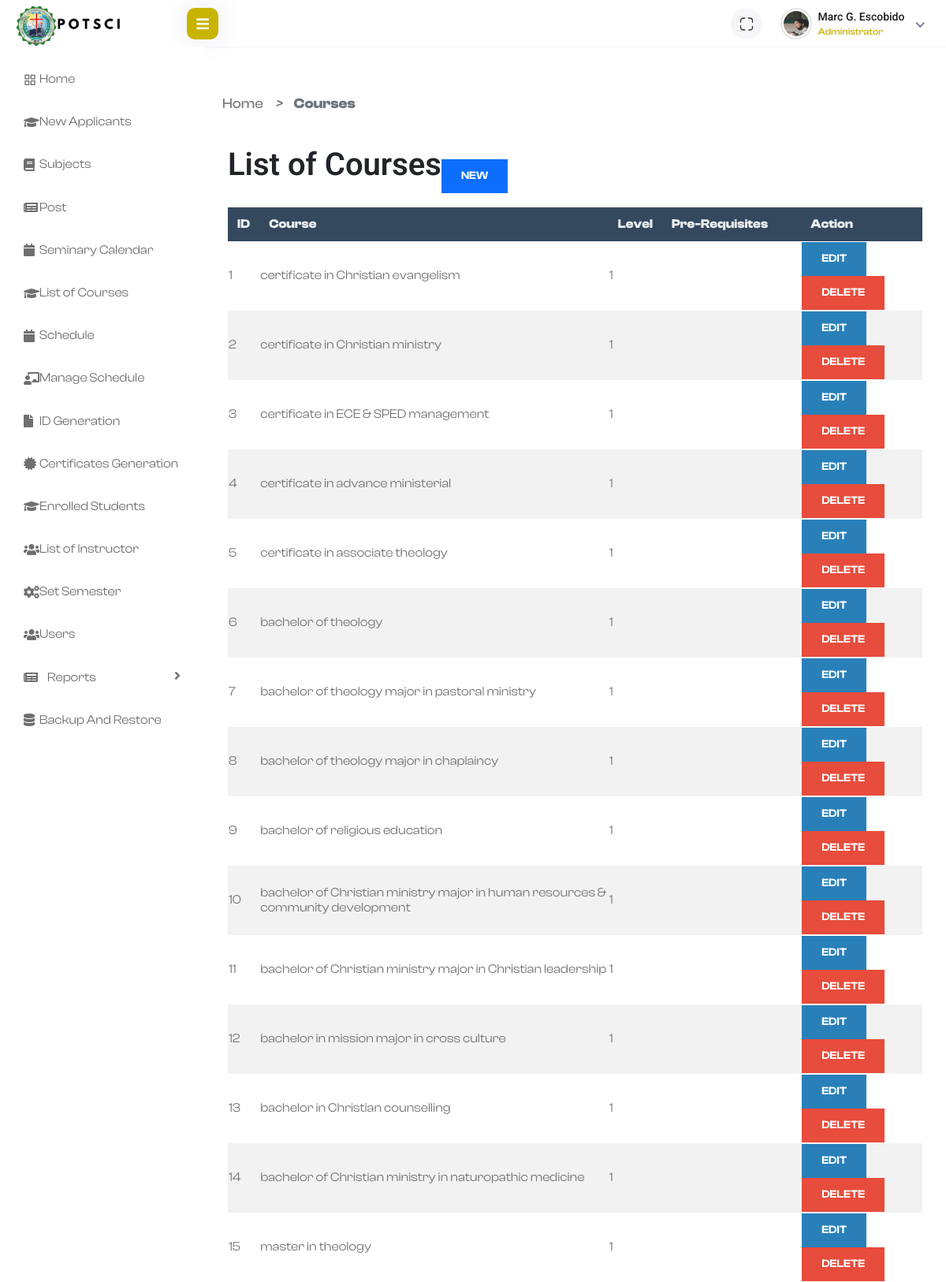
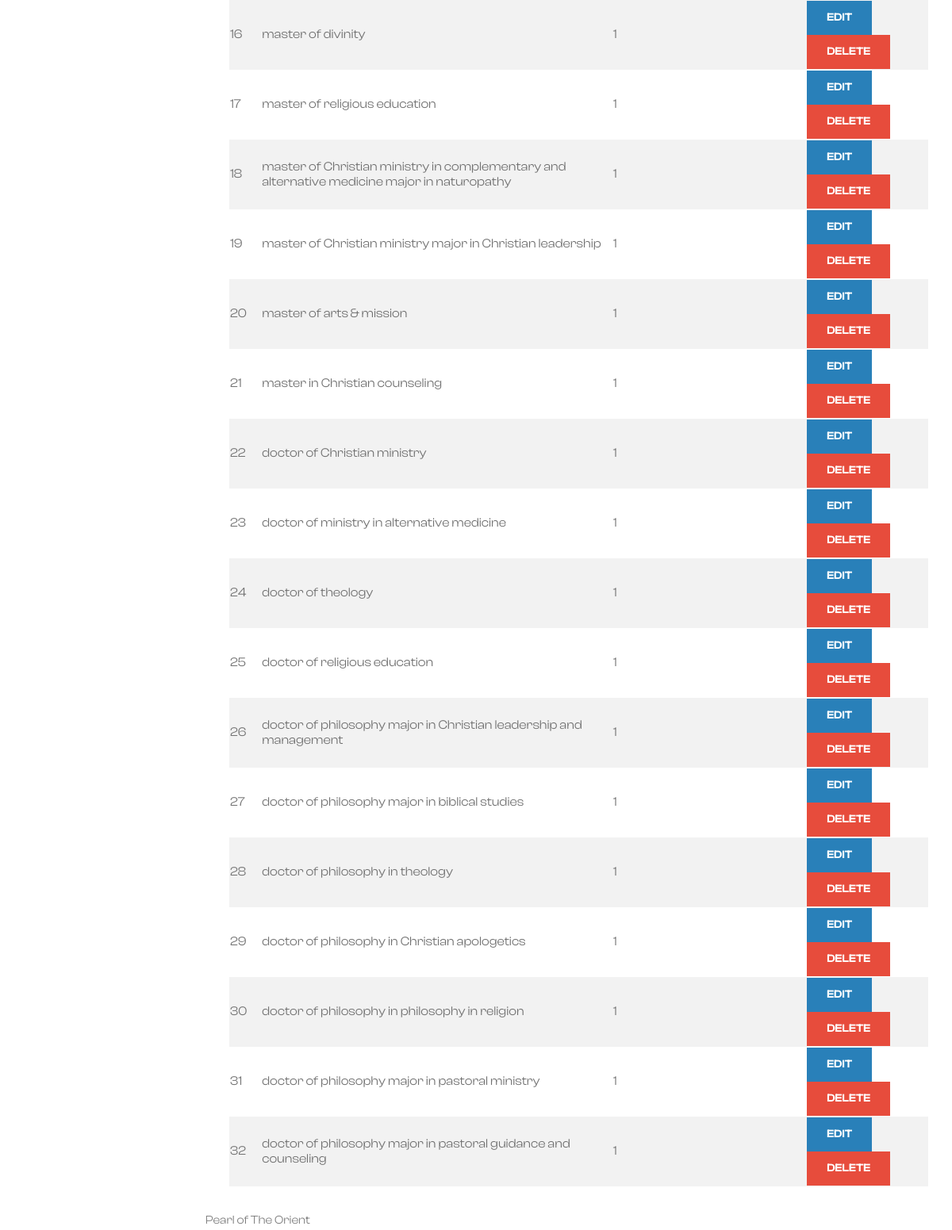
Page /admin/courses/courses.php (signed in) on the committed database (2 pictures, top to bottom).
### tables this page shows
CREATE TABLE `course` (
  `course_id` int(11) NOT NULL AUTO_INCREMENT,
  `course_name` varchar(122) NOT NULL,
  `course_level` varchar(122) NOT NULL,
  `pre_requisite` varchar(122) NOT NULL,
  `program_id` int(255) NOT NULL,
  PRIMARY KEY (`course_id`)
);

### admin/courses/courses.php (the view, shortened to what this page needs)
<?php
include '../database/db_conn.php';
$sql = "SELECT * FROM course";
$result = $conn->query($sql);
?>
    <link rel="stylesheet" href="../assets/plugins/bootstrap/css/bootstrap.min.css">
    <link rel="stylesheet" href="../assets/plugins/feather/feather.css">
    <link rel="stylesheet" href="../assets/plugins/icons/flags/flags.css">
    <link rel="stylesheet" href="../assets/plugins/fontawesome/css/fontawesome.min.css">
    <link rel="stylesheet" href="../assets/plugins/fontawesome/css/all.min.css">
    <link rel="stylesheet" href="../assets/css/style.css">
    <link rel="stylesheet" href="../assets/css/bootstrap-datetimepicker.min.css">
    <link rel="stylesheet" href="../assets/plugins/fullcalendar/fullcalendar.min.css">
<link rel="stylesheet" href="https://cdn.datatables.net/1.10.24/css/jquery.dataTables.min.css">
<link rel="stylesheet" href="https://cdnjs.cloudflare.com/ajax/libs/font-awesome/6.4.0/css/all.min.css">
<?php include "../template/template.php"; ?>
<div class="main-wrapper">
    <div class="page-wrapper">
        <div class="content container-fluid">
            <div class="page-header">
                <div class="row">
        <ul class="breadcrumb">
                <li>
                    <a href="/Admin_Caps/main.php" style="color: gray; text-decoration: none">Home</a>
                </li>
                <li><i class='bx bx-chevron-right' >></i></li>
                <li>
                    <a class="active" href="/Admin_Caps/subjects/subjects.php">Courses</a>
                </li>
            </ul>
        </div>
        <br><br>
        <div class="" style="margin-top: -2%;">
            <div class="left" style="display: flex; align-items: center;">
                <h1>List of Courses</h1>
                <button id="newButton" class="btn btn-primary" data-bs-toggle="modal" data-bs-target="#subjectModal" style="margin-right: auto;">New</button>
            </div>
        </div>
        <div class="table-responsive">
            <table id="applicantsTable" class="display" style="width:100%">
                <thead>
                    <tr>
                        <th>ID</th>
                        <th>Course</th>
                        <th>Level</th>
                        <th>Pre-Requisites</th>
                        <th>Action</th>
                    </tr>
                </thead>
                <tbody>
        <?php
        if ($result->num_rows > 0) {
            while($row = $result->fetch_assoc()) {
                echo "<tr>
                        <td>{$row['course_id']}</td>
                        <td >{$row['course_name']}</td>
                        <td>{$row['course_level']}</td>
                        <td style='width: 20%;'>{$row['pre_requisite']}</td>
                        <td>
                            <button class='btn btn-warning' data-bs-toggle='modal' data-bs-target='#editModal' data-id='{$row['course_id']}'>Edit</button>
                            <button class='btn btn-danger delete-btn' data-id='{$row['course_id']}'>Delete</button>
                        </td>
                    </tr>";
            }
        } else {
            echo "<tr><td colspan='8'>No courses found</td></tr>";
        }
        ?>
    </tbody>
            </table>
        </div>
</div>
</div>
<div class="footer">
            <div class="copyright">
                <p style="font-size: 15px; color: grey;">Pearl of The Orient</p>
            </div>
        </div>
        </div>
            </div>

### assets/css/style.css (style rules this page uses)
:root { --c-dark: #212529; --c-brand: #4e57d4; --c-brand-light: #6970dd; --c-brand-rgb: 78, 87, 212; --c-body: #727272; --font-base: "ClashDisplay", sans-serif; --box-shadow: 0px 15px 25px rgba(0,0,0,0.08); --transition: all 0.5s ease; }
body { font-family: var(--font-base); line-height: 1.7; color: var(--c-body); }
h1, h2, h3,h4, h5, h6, .h1, .h2, .h3, .h4, .h5, .h6 { font-weight: 600; color: var(--c-dark); }
a { text-decoration: none; color: var(--c-brand); transition: var(--transition); }
.btn { font-weight: 600; font-size: 14px; text-transform: uppercase; border-radius: 0; padding: 10px 24px; }
h1 { text-align: center; font-size: 2.5em; margin-bottom: 30px; }

### admin/courses/courses.php (style rules this page uses)
#applicantsTable thead th { background-color: #34495e; color: #ecf0f1; padding: 12px; }
#applicantsTable tbody tr:nth-child(even) { background-color: #f2f2f2; }
#applicantsTable tbody tr:nth-child(odd) { background-color: #ffffff; }
.btn-warning { background-color: #2980b9 !important; border-color: #2980b9 !important; color: #fff !important; }
.btn-danger { background-color: #e74c3c !important; border-color: #e74c3c !important; color: #fff !important; }
ul.breadcrumb { padding: 10px 16px; list-style: none; display: flex; align-items: center; border-radius: 4px; margin-bottom: 20px; }
ul.breadcrumb li { display: inline; font-size: 18px; }
ul.breadcrumb li a { color: #007bff; text-decoration: none; padding: 0 5px; }
ul.breadcrumb li i { margin: 0 10px; color: #6c757d; }
ul.breadcrumb li:last-child a { color: #6c757d; pointer-events: none; }
ul.breadcrumb li:last-child a.active { font-weight: bold; }

### rows in the picture
course: course_id "1", course_name "certificate in Christian evangelism", course_level "1"
course: course_id "2", course_name "certificate in Christian ministry", course_level "1"
course: course_id "3", course_name "certificate in ECE & SPED management", course_level "1"
course: course_id "4", course_name "certificate in advance ministerial", course_level "1"
course: course_id "5", course_name "certificate in associate theology", course_level "1"
course: course_id "6", course_name "bachelor of theology", course_level "1"
course: course_id "7", course_name "bachelor of theology major in pastoral ministry", course_level "1"
course: course_id "8", course_name "bachelor of theology major in chaplaincy", course_level "1"
course: course_id "9", course_name "bachelor of religious education", course_level "1"
course: course_id "10", course_name "bachelor of Christian ministry major in human resources & community development", course_level "1"
course: course_id "11", course_name "bachelor of Christian ministry major in Christian leadership", course_level "1"
course: course_id "12", course_name "bachelor in mission major in cross culture", course_level "1"
course: course_id "13", course_name "bachelor in Christian counselling", course_level "1"
course: course_id "14", course_name "bachelor of Christian ministry in naturopathic medicine", course_level "1"
course: course_id "15", course_name "master in theology", course_level "1"
course: course_id "16", course_name "master of divinity", course_level "1"
course: course_id "17", course_name "master of religious education", course_level "1"
course: course_id "18", course_name "master of Christian ministry in complementary and alternative medicine major in naturopathy", course_level "1"
course: course_id "19", course_name "master of Christian ministry major in Christian leadership", course_level "1"
course: course_id "20", course_name "master of arts & mission", course_level "1"
course: course_id "21", course_name "master in Christian counseling", course_level "1"
course: course_id "22", course_name "doctor of Christian ministry", course_level "1"
course: course_id "23", course_name "doctor of ministry in alternative medicine", course_level "1"
course: course_id "24", course_name "doctor of theology", course_level "1"
course: course_id "25", course_name "doctor of religious education", course_level "1"
course: course_id "26", course_name "doctor of philosophy major in Christian leadership and management", course_level "1"
course: course_id "27", course_name "doctor of philosophy major in biblical studies", course_level "1"
course: course_id "28", course_name "doctor of philosophy in theology", course_level "1"
course: course_id "29", course_name "doctor of philosophy in Christian apologetics", course_level "1"
course: course_id "30", course_name "doctor of philosophy in philosophy in religion", course_level "1"
course: course_id "31", course_name "doctor of philosophy major in pastoral ministry", course_level "1"
course: course_id "32", course_name "doctor of philosophy major in pastoral guidance and counseling", course_level "1"

### other values in the picture
$_SESSION['admin_name'] "Marc G. Escobido"
$_SESSION['role'] "Administrator"
